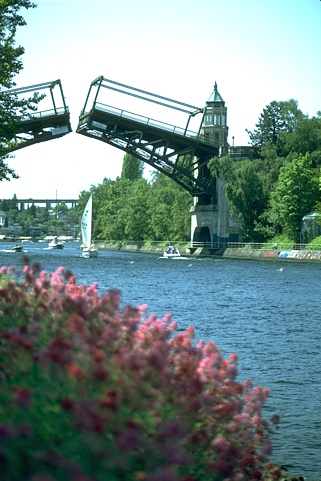
#> input picture 22093.jpg, 321 x 481 px
$ python thresholding.py
#> lines starting #> are read from the running program, lines starting #| are printed output that depends on the picture; after the words box and inside, x2 and y2 are one past the last pixel; in counts of white or black regions, pixels touching at a corner belong together
from PIL import Image
import numpy as np

def baseline_thresholding(image):
    #Creates a greyscale version of the input image
    imageGrey = image.convert(mode="L")
    x, y = imageGrey.size
    #Gets a threshold for the image
    threshold = get_greyscale_threshold(imageGrey)
    returnImage = np.zeros(shape=(y,x))
    #Maps 1's and 0's based on whether the pixel values are above or below the threshold.
    for j in range(x):
        for i in range(y):
            returnImage[i,j] = 1 if imageGrey.getpixel((j,i)) > threshold else 0
    return returnImage

#Determines a threshold via an average of all pixels multipled by 1.5
def get_greyscale_threshold(image):
    x,y = image.size
    averageGrey = 0
    for i in range(x):
        for j in range(y):
            averageGrey += image.getpixel((i,j))
    averageGrey /= (x * y)
    return averageGrey*1.5

if __name__ == "__main__":
    img = Image.open("22093.jpg")
#> img is the input picture: PIL image 321x481 RGB; mean R, G, B 118, 139.8, 137.5
    img = Image.fromarray(baseline_thresholding(img)*200)
#> in baseline_thresholding, `imageGrey = image.convert(mode="L")`:
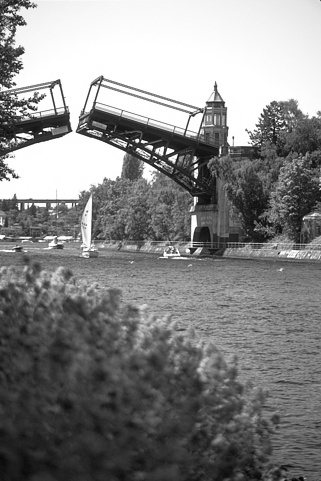
#> imageGrey: PIL image 321x481 L; min 3, max 255, mean 133
#> after the loop in get_greyscale_threshold, `for i in range(x):`: averageGrey = 20536562
#> in get_greyscale_threshold, `averageGrey /= (x * y)`: averageGrey = 133
#> in baseline_thresholding, `threshold = get_greyscale_threshold(imageGrey)`: threshold = 199.5
#> after the loop in baseline_thresholding, `for j in range(x):`:
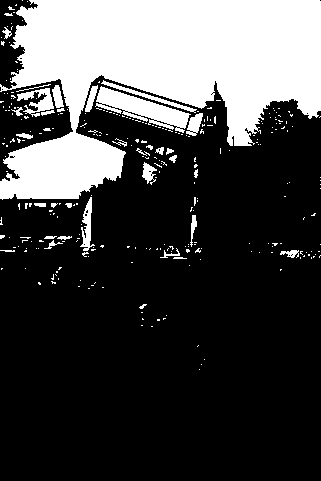
#> returnImage: shape (481, 321) float64; values 0 (black) and 1 (white), 27.4% white; 292 white regions (257 under 20 px), largest, box (x1, y1, x2, y2) and area: (0, 0, 321, 200) 36620, (95, 86, 191, 133) 1767, (17, 88, 54, 117) 481
    img.show()

$ run again, with stevieP.jpg copied over 22093.jpg
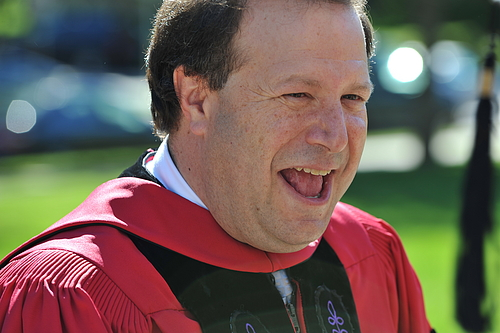
#> input picture stevieP.jpg, 500 x 333 px
#> img is the input picture: PIL image 500x333 RGB; mean R, G, B 110.5, 93.1, 84.4
#> in baseline_thresholding, `imageGrey = image.convert(mode="L")`:
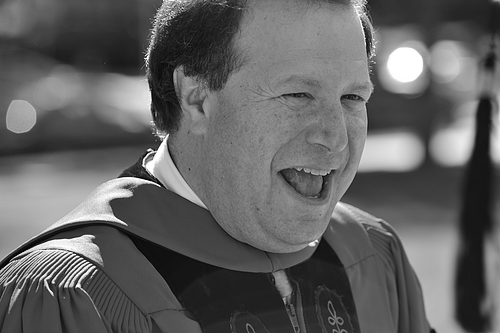
#> imageGrey: PIL image 500x333 L; min 0, max 255, mean 97.3
#> after the loop in get_greyscale_threshold, `for i in range(x):`: averageGrey = 16205523
#> in get_greyscale_threshold, `averageGrey /= (x * y)`: averageGrey = 97.33
#> threshold = 146
#> after the loop in baseline_thresholding, `for j in range(x):`:
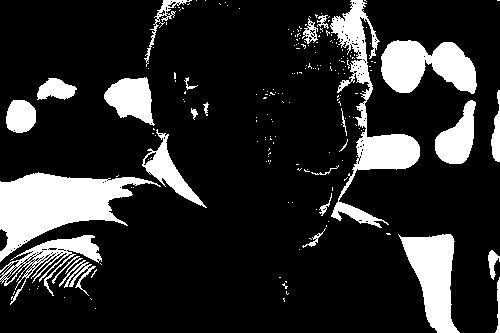
#> returnImage: shape (333, 500) float64; values 0 (black) and 1 (white), 17% white; 205 white regions (178 under 20 px), largest, box (x1, y1, x2, y2) and area: (0, 172, 161, 262) 6502, (330, 0, 420, 228) 4743, (381, 40, 477, 94) 3494
